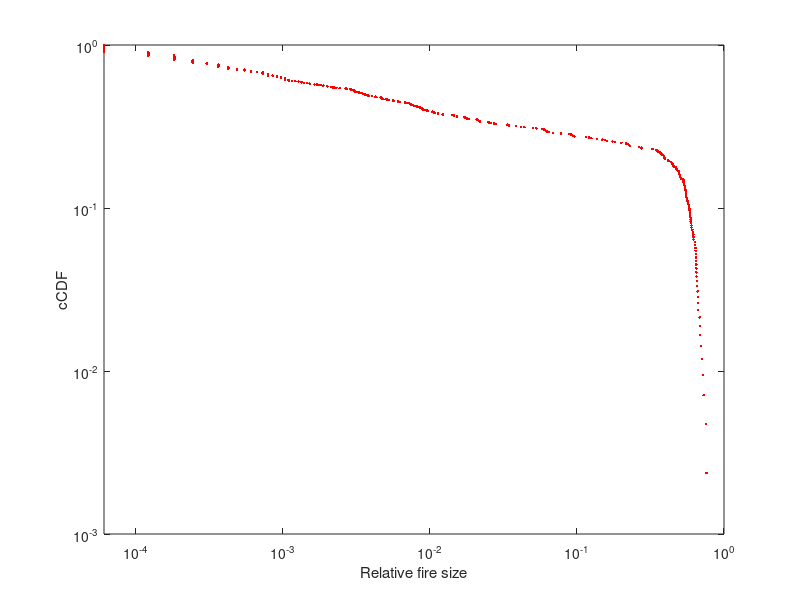

MATLAB code to generate this figure: (Note: this script raises an error after producing the figure.)
clear all
gridSize = 128;

data = load('myData.mat');
burnedTrees = data.plotData(:,1);
trees = data.plotData(:,2);
allTrees = trees; %Use this for later

% ---------Plot log log graph from sim------------
burnedTrees = burnedTrees./(gridSize^2); % relative fire size
burnedTrees = sort(burnedTrees, 'descend');

%cCDF
cCDF = burnedTrees;

nrOfBurnedTrees = size(burnedTrees,1);
for i = 1:nrOfBurnedTrees
    cCDF(i) = i/nrOfBurnedTrees;
end

figure(200)
xmin = burnedTrees(end);
plot(burnedTrees, cCDF, 'r.')
set(gca, 'YScale', 'log')
set(gca, 'XScale', 'log')
xlim([xmin 1])
xlabel('Relative fire size')
ylabel('cCDF')
hold on % Hold on for next
%----------------------------------

%Recreate dense like forests and set them on fire---------
nrOfPreClusters = size(trees, 1);
nrOfLocations = gridSize^2;
recreatedClusters = zeros(nrOfPreClusters, 1);
allTrees = sort(allTrees);
nrOfPreClusters
for i = 1:nrOfPreClusters
    forestDensityProb = (allTrees(i)/(gridSize^2));
    forestDensityProb
     locationStatus = zeros(nrOfLocations,2); %0 empty, 1, tree, 2 fire
     locationStatus(1:nrOfLocations,1) = [1:nrOfLocations];
    
    %Initialize forest
    for l = 1:nrOfLocations
        r = rand;
        if r < forestDensityProb
            locationStatus(l,2) = 1;
        else
            locationStatus(l,2) = 0;
        end
    end
    
    %Get list of treeLocations

    [emptyLocations, treeLocations, fireLocations] = TrimStatusList(locationStatus);
 
    %Select a random tree to strike
    nrCompTrees = size(treeLocations, 1);
    rIndx = randi([1, nrCompTrees]);
    strikeLoc = treeLocations(rIndx);
    
    %Burn cluster of trees and retrieve the size of the cluster
 
    [cluster, locationStatus] = BurnNeighbours(locationStatus, strikeLoc, gridSize);

    
    clusterSize = size(cluster, 2);
    recreatedClusters(i) = clusterSize;
    
    
    i
end

%Repeat procedure

recreatedClusters = recreatedClusters./(gridSize^2); % relative fire size
recreatedClusters = sort(recreatedClusters, 'descend');

%cCDF
cCDF2 = recreatedClusters;

% nrOfBurnedTrees = size(burnedTrees,1);
for i = 1:nrOfPreClusters
    cCDF2(i) = i/nrOfPreClusters;
end

xmin = recreatedClusters(end);
plot(recreatedClusters, cCDF2, 'g.')
save('plotData.mat');
